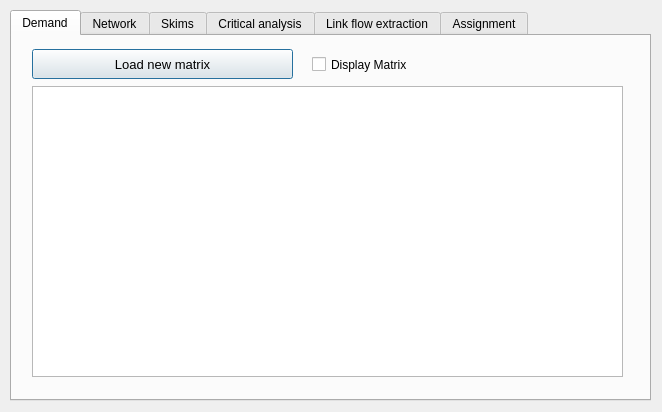
<?xml version="1.0" encoding="UTF-8"?>
<ui version="4.0">
 <class>traffic_assignment</class>
 <widget class="QDialog" name="traffic_assignment">
  <property name="windowModality">
   <enum>Qt::ApplicationModal</enum>
  </property>
  <property name="geometry">
   <rect>
    <x>0</x>
    <y>0</y>
    <width>662</width>
    <height>412</height>
   </rect>
  </property>
  <property name="windowTitle">
   <string>Traffic Assignment toolbox - Provided by www.xl-optim.com</string>
  </property>
  <property name="modal">
   <bool>true</bool>
  </property>
  <widget class="QTabWidget" name="tabWidget">
   <property name="geometry">
    <rect>
     <x>10</x>
     <y>10</y>
     <width>641</width>
     <height>391</height>
    </rect>
   </property>
   <property name="font">
    <font>
     <pointsize>9</pointsize>
    </font>
   </property>
   <property name="currentIndex">
    <number>0</number>
   </property>
   <widget class="QWidget" name="widget">
    <attribute name="title">
     <string>Demand</string>
    </attribute>
    <widget class="QPushButton" name="but_load_new_matrix">
     <property name="geometry">
      <rect>
       <x>20</x>
       <y>13</y>
       <width>261</width>
       <height>30</height>
      </rect>
     </property>
     <property name="font">
      <font>
       <pointsize>10</pointsize>
      </font>
     </property>
     <property name="text">
      <string>Load new matrix</string>
     </property>
    </widget>
    <widget class="QCheckBox" name="display_matrix">
     <property name="geometry">
      <rect>
       <x>300</x>
       <y>20</y>
       <width>121</width>
       <height>17</height>
      </rect>
     </property>
     <property name="text">
      <string>Display Matrix</string>
     </property>
    </widget>
    <widget class="QTableView" name="matrix_viewer">
     <property name="geometry">
      <rect>
       <x>20</x>
       <y>50</y>
       <width>591</width>
       <height>291</height>
      </rect>
     </property>
    </widget>
   </widget>
   <widget class="QWidget" name="tab_2">
    <attribute name="title">
     <string>Network</string>
    </attribute>
    <widget class="QLabel" name="lblnodematch_11">
     <property name="geometry">
      <rect>
       <x>50</x>
       <y>203</y>
       <width>121</width>
       <height>16</height>
      </rect>
     </property>
     <property name="font">
      <font>
       <pointsize>10</pointsize>
      </font>
     </property>
     <property name="text">
      <string>Line layer</string>
     </property>
    </widget>
    <widget class="QComboBox" name="minimizing_field">
     <property name="geometry">
      <rect>
       <x>150</x>
       <y>72</y>
       <width>391</width>
       <height>30</height>
      </rect>
     </property>
    </widget>
    <widget class="QLabel" name="ba_time_lbl">
     <property name="geometry">
      <rect>
       <x>50</x>
       <y>79</y>
       <width>151</width>
       <height>16</height>
      </rect>
     </property>
     <property name="text">
      <string>Minimizing field</string>
     </property>
    </widget>
    <widget class="QCheckBox" name="no_connectors_in_graph">
     <property name="geometry">
      <rect>
       <x>151</x>
       <y>106</y>
       <width>341</width>
       <height>20</height>
      </rect>
     </property>
     <property name="font">
      <font>
       <pointsize>11</pointsize>
      </font>
     </property>
     <property name="text">
      <string>Prevent flows through centroid connectors</string>
     </property>
     <property name="checked">
      <bool>true</bool>
     </property>
    </widget>
    <widget class="QPushButton" name="load_graph_from_file">
     <property name="geometry">
      <rect>
       <x>30</x>
       <y>30</y>
       <width>91</width>
       <height>30</height>
      </rect>
     </property>
     <property name="text">
      <string>Load Graph</string>
     </property>
    </widget>
    <widget class="QLabel" name="lbl_graphfile">
     <property name="geometry">
      <rect>
       <x>153</x>
       <y>35</y>
       <width>391</width>
       <height>20</height>
      </rect>
     </property>
     <property name="font">
      <font>
       <pointsize>10</pointsize>
      </font>
     </property>
     <property name="text">
      <string>Load graph *.aeg</string>
     </property>
    </widget>
    <widget class="QCheckBox" name="chb_check_consistency">
     <property name="enabled">
      <bool>false</bool>
     </property>
     <property name="geometry">
      <rect>
       <x>410</x>
       <y>264</y>
       <width>131</width>
       <height>18</height>
      </rect>
     </property>
     <property name="text">
      <string>Check consistency</string>
     </property>
    </widget>
    <widget class="QLabel" name="lblnodematch_14">
     <property name="geometry">
      <rect>
       <x>50</x>
       <y>236</y>
       <width>121</width>
       <height>16</height>
      </rect>
     </property>
     <property name="font">
      <font>
       <pointsize>10</pointsize>
      </font>
     </property>
     <property name="text">
      <string>Link ID field</string>
     </property>
    </widget>
    <widget class="QgsMapLayerComboBox" name="network_layer">
     <property name="geometry">
      <rect>
       <x>151</x>
       <y>196</y>
       <width>391</width>
       <height>30</height>
      </rect>
     </property>
    </widget>
    <widget class="QComboBox" name="network_field">
     <property name="geometry">
      <rect>
       <x>150</x>
       <y>230</y>
       <width>391</width>
       <height>30</height>
      </rect>
     </property>
    </widget>
   </widget>
   <widget class="QWidget" name="tab_4">
    <attribute name="title">
     <string>Skims</string>
    </attribute>
    <widget class="QTableWidget" name="skim_list">
     <property name="geometry">
      <rect>
       <x>20</x>
       <y>80</y>
       <width>571</width>
       <height>261</height>
      </rect>
     </property>
     <property name="accessibleName">
      <string>&lt;html&gt;&lt;head/&gt;&lt;body&gt;&lt;p&gt;xcxc&lt;/p&gt;&lt;/body&gt;&lt;/html&gt;</string>
     </property>
     <property name="selectionMode">
      <enum>QAbstractItemView::SingleSelection</enum>
     </property>
     <property name="selectionBehavior">
      <enum>QAbstractItemView::SelectRows</enum>
     </property>
     <property name="rowCount">
      <number>0</number>
     </property>
     <property name="columnCount">
      <number>1</number>
     </property>
     <attribute name="verticalHeaderDefaultSectionSize">
      <number>27</number>
     </attribute>
     <column>
      <property name="text">
       <string>Skim name</string>
      </property>
     </column>
    </widget>
    <widget class="QPushButton" name="add_skim">
     <property name="geometry">
      <rect>
       <x>20</x>
       <y>49</y>
       <width>571</width>
       <height>24</height>
      </rect>
     </property>
     <property name="text">
      <string>Add Skim</string>
     </property>
    </widget>
    <widget class="QComboBox" name="skim_field">
     <property name="geometry">
      <rect>
       <x>60</x>
       <y>17</y>
       <width>531</width>
       <height>30</height>
      </rect>
     </property>
    </widget>
    <widget class="QLabel" name="lblnodematch_12">
     <property name="geometry">
      <rect>
       <x>25</x>
       <y>24</y>
       <width>121</width>
       <height>16</height>
      </rect>
     </property>
     <property name="font">
      <font>
       <pointsize>10</pointsize>
      </font>
     </property>
     <property name="text">
      <string>Field</string>
     </property>
    </widget>
   </widget>
   <widget class="QWidget" name="tab_3">
    <attribute name="title">
     <string>Critical analysis</string>
    </attribute>
    <widget class="QTableWidget" name="select_link_list">
     <property name="enabled">
      <bool>false</bool>
     </property>
     <property name="geometry">
      <rect>
       <x>10</x>
       <y>50</y>
       <width>611</width>
       <height>291</height>
      </rect>
     </property>
     <property name="accessibleName">
      <string>&lt;html&gt;&lt;head/&gt;&lt;body&gt;&lt;p&gt;xcxc&lt;/p&gt;&lt;/body&gt;&lt;/html&gt;</string>
     </property>
     <property name="selectionMode">
      <enum>QAbstractItemView::SingleSelection</enum>
     </property>
     <property name="selectionBehavior">
      <enum>QAbstractItemView::SelectRows</enum>
     </property>
     <property name="rowCount">
      <number>0</number>
     </property>
     <property name="columnCount">
      <number>4</number>
     </property>
     <attribute name="verticalHeaderDefaultSectionSize">
      <number>27</number>
     </attribute>
     <column>
      <property name="text">
       <string>Links</string>
      </property>
     </column>
     <column>
      <property name="text">
       <string>Type</string>
      </property>
     </column>
     <column>
      <property name="text">
       <string>Query name</string>
      </property>
     </column>
     <column>
      <property name="text">
       <string>Del</string>
      </property>
     </column>
    </widget>
    <widget class="QCheckBox" name="do_select_link">
     <property name="enabled">
      <bool>false</bool>
     </property>
     <property name="geometry">
      <rect>
       <x>10</x>
       <y>15</y>
       <width>141</width>
       <height>22</height>
      </rect>
     </property>
     <property name="text">
      <string>Select link analysis</string>
     </property>
    </widget>
    <widget class="QPushButton" name="but_build_query">
     <property name="enabled">
      <bool>false</bool>
     </property>
     <property name="geometry">
      <rect>
       <x>540</x>
       <y>11</y>
       <width>81</width>
       <height>30</height>
      </rect>
     </property>
     <property name="text">
      <string>Build Query</string>
     </property>
    </widget>
   </widget>
   <widget class="QWidget" name="tab_5">
    <attribute name="title">
     <string>Link flow extraction</string>
    </attribute>
    <widget class="QTableWidget" name="list_link_extraction">
     <property name="enabled">
      <bool>false</bool>
     </property>
     <property name="geometry">
      <rect>
       <x>10</x>
       <y>50</y>
       <width>611</width>
       <height>291</height>
      </rect>
     </property>
     <property name="accessibleName">
      <string>&lt;html&gt;&lt;head/&gt;&lt;body&gt;&lt;p&gt;xcxc&lt;/p&gt;&lt;/body&gt;&lt;/html&gt;</string>
     </property>
     <property name="selectionMode">
      <enum>QAbstractItemView::SingleSelection</enum>
     </property>
     <property name="selectionBehavior">
      <enum>QAbstractItemView::SelectRows</enum>
     </property>
     <property name="rowCount">
      <number>0</number>
     </property>
     <property name="columnCount">
      <number>4</number>
     </property>
     <attribute name="verticalHeaderDefaultSectionSize">
      <number>27</number>
     </attribute>
     <column>
      <property name="text">
       <string>Links</string>
      </property>
     </column>
     <column>
      <property name="text">
       <string>Type</string>
      </property>
     </column>
     <column>
      <property name="text">
       <string>Query name</string>
      </property>
     </column>
     <column>
      <property name="text">
       <string>Del</string>
      </property>
     </column>
    </widget>
    <widget class="QCheckBox" name="do_extract_link_flows">
     <property name="enabled">
      <bool>false</bool>
     </property>
     <property name="geometry">
      <rect>
       <x>10</x>
       <y>15</y>
       <width>191</width>
       <height>22</height>
      </rect>
     </property>
     <property name="text">
      <string>Perform link flow extraction</string>
     </property>
    </widget>
    <widget class="QPushButton" name="but_build_query_extract">
     <property name="enabled">
      <bool>false</bool>
     </property>
     <property name="geometry">
      <rect>
       <x>540</x>
       <y>11</y>
       <width>81</width>
       <height>30</height>
      </rect>
     </property>
     <property name="text">
      <string>Build Query</string>
     </property>
    </widget>
   </widget>
   <widget class="QWidget" name="tab">
    <attribute name="title">
     <string>Assignment</string>
    </attribute>
    <widget class="QPushButton" name="do_assignment">
     <property name="geometry">
      <rect>
       <x>40</x>
       <y>290</y>
       <width>351</width>
       <height>30</height>
      </rect>
     </property>
     <property name="text">
      <string>ASSIGN</string>
     </property>
    </widget>
    <widget class="QPushButton" name="cancel_all">
     <property name="geometry">
      <rect>
       <x>410</x>
       <y>290</y>
       <width>131</width>
       <height>30</height>
      </rect>
     </property>
     <property name="text">
      <string>CANCEL</string>
     </property>
    </widget>
    <widget class="QComboBox" name="cb_choose_algorithm">
     <property name="geometry">
      <rect>
       <x>80</x>
       <y>18</y>
       <width>531</width>
       <height>30</height>
      </rect>
     </property>
     <property name="maxVisibleItems">
      <number>10</number>
     </property>
    </widget>
    <widget class="QLabel" name="lblnodematch_13">
     <property name="geometry">
      <rect>
       <x>10</x>
       <y>24</y>
       <width>121</width>
       <height>16</height>
      </rect>
     </property>
     <property name="font">
      <font>
       <pointsize>10</pointsize>
      </font>
     </property>
     <property name="text">
      <string>Algorithm</string>
     </property>
    </widget>
    <widget class="QLabel" name="progress_label0">
     <property name="geometry">
      <rect>
       <x>250</x>
       <y>329</y>
       <width>301</width>
       <height>21</height>
      </rect>
     </property>
     <property name="font">
      <font>
       <pointsize>9</pointsize>
      </font>
     </property>
     <property name="text">
      <string>Status Message 0</string>
     </property>
    </widget>
    <widget class="QProgressBar" name="progressbar0">
     <property name="enabled">
      <bool>true</bool>
     </property>
     <property name="geometry">
      <rect>
       <x>9</x>
       <y>327</y>
       <width>231</width>
       <height>23</height>
      </rect>
     </property>
     <property name="palette">
      <palette>
       <active>
        <colorrole role="Highlight">
         <brush brushstyle="SolidPattern">
          <color alpha="255">
           <red>0</red>
           <green>170</green>
           <blue>0</blue>
          </color>
         </brush>
        </colorrole>
       </active>
       <inactive>
        <colorrole role="Highlight">
         <brush brushstyle="SolidPattern">
          <color alpha="255">
           <red>240</red>
           <green>240</green>
           <blue>240</blue>
          </color>
         </brush>
        </colorrole>
       </inactive>
       <disabled>
        <colorrole role="Highlight">
         <brush brushstyle="SolidPattern">
          <color alpha="255">
           <red>51</red>
           <green>153</green>
           <blue>255</blue>
          </color>
         </brush>
        </colorrole>
       </disabled>
      </palette>
     </property>
     <property name="value">
      <number>0</number>
     </property>
     <property name="textVisible">
      <bool>true</bool>
     </property>
    </widget>
    <widget class="QCheckBox" name="do_path_file">
     <property name="geometry">
      <rect>
       <x>10</x>
       <y>60</y>
       <width>171</width>
       <height>22</height>
      </rect>
     </property>
     <property name="text">
      <string>Save complete path file</string>
     </property>
    </widget>
    <widget class="QGroupBox" name="groupBox">
     <property name="geometry">
      <rect>
       <x>10</x>
       <y>90</y>
       <width>621</width>
       <height>181</height>
      </rect>
     </property>
     <property name="acceptDrops">
      <bool>false</bool>
     </property>
     <property name="autoFillBackground">
      <bool>false</bool>
     </property>
     <property name="title">
      <string>Outputs</string>
     </property>
     <widget class="QLabel" name="critical_matrix_path">
      <property name="enabled">
       <bool>false</bool>
      </property>
      <property name="geometry">
       <rect>
        <x>150</x>
        <y>108</y>
        <width>451</width>
        <height>17</height>
       </rect>
      </property>
      <property name="text">
       <string>...</string>
      </property>
     </widget>
     <widget class="QLabel" name="lbl_output">
      <property name="geometry">
       <rect>
        <x>150</x>
        <y>35</y>
        <width>451</width>
        <height>21</height>
       </rect>
      </property>
      <property name="font">
       <font>
        <pointsize>9</pointsize>
       </font>
      </property>
      <property name="text">
       <string>Output</string>
      </property>
     </widget>
     <widget class="QPushButton" name="select_critical_analysis_output">
      <property name="enabled">
       <bool>false</bool>
      </property>
      <property name="geometry">
       <rect>
        <x>10</x>
        <y>103</y>
        <width>121</width>
        <height>27</height>
       </rect>
      </property>
      <property name="text">
       <string>Critical output</string>
      </property>
     </widget>
     <widget class="QLabel" name="path_file_display">
      <property name="geometry">
       <rect>
        <x>150</x>
        <y>72</y>
        <width>451</width>
        <height>17</height>
       </rect>
      </property>
      <property name="text">
       <string>...</string>
      </property>
     </widget>
     <widget class="QPushButton" name="select_path_file_name">
      <property name="geometry">
       <rect>
        <x>11</x>
        <y>67</y>
        <width>121</width>
        <height>27</height>
       </rect>
      </property>
      <property name="text">
       <string>Select output file</string>
      </property>
     </widget>
     <widget class="QPushButton" name="select_result">
      <property name="geometry">
       <rect>
        <x>10</x>
        <y>34</y>
        <width>121</width>
        <height>24</height>
       </rect>
      </property>
      <property name="text">
       <string>Assignment results</string>
      </property>
     </widget>
     <widget class="QCheckBox" name="do_group_outputs">
      <property name="geometry">
       <rect>
        <x>387</x>
        <y>8</y>
        <width>231</width>
        <height>22</height>
       </rect>
      </property>
      <property name="text">
       <string>Group outputs in a single database</string>
      </property>
     </widget>
     <widget class="QLabel" name="critical_matrix_path_2">
      <property name="enabled">
       <bool>false</bool>
      </property>
      <property name="geometry">
       <rect>
        <x>150</x>
        <y>146</y>
        <width>451</width>
        <height>17</height>
       </rect>
      </property>
      <property name="text">
       <string>...</string>
      </property>
     </widget>
     <widget class="QPushButton" name="select_link_flow_extraction_output">
      <property name="enabled">
       <bool>false</bool>
      </property>
      <property name="geometry">
       <rect>
        <x>10</x>
        <y>141</y>
        <width>121</width>
        <height>27</height>
       </rect>
      </property>
      <property name="text">
       <string>Critical output</string>
      </property>
     </widget>
    </widget>
   </widget>
  </widget>
 </widget>
 <customwidgets>
  <customwidget>
   <class>QgsMapLayerComboBox</class>
   <extends>QComboBox</extends>
   <header>qgsmaplayercombobox.h</header>
  </customwidget>
 </customwidgets>
 <resources/>
 <connections/>
</ui>
